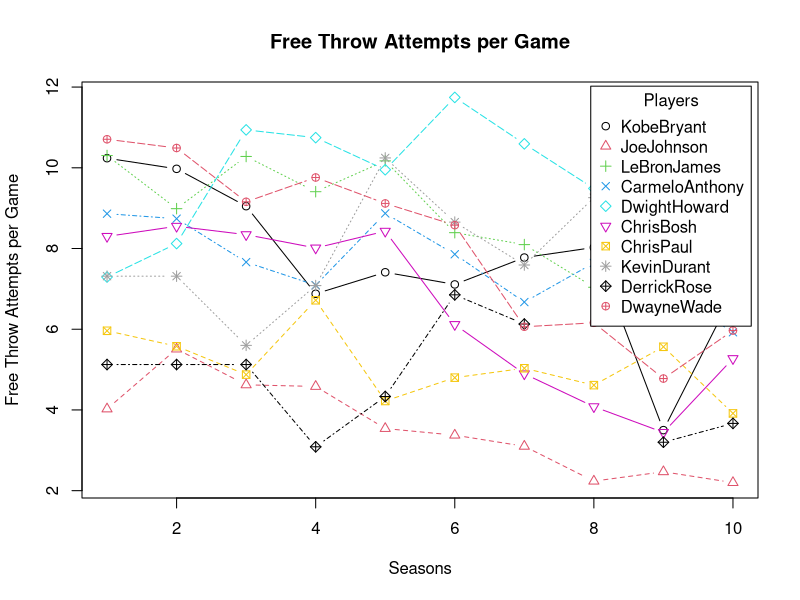
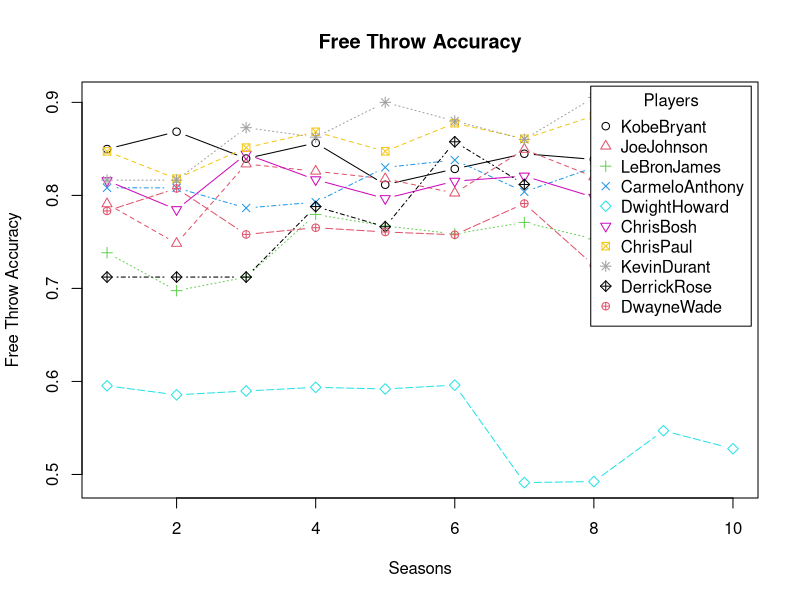

These figures' R source, in order:
# Load the provided data
# Seasons
Seasons <- c("2005","2006","2007","2008","2009","2010","2011","2012","2013","2014")

# Players
Players <- c("KobeBryant","JoeJohnson","LeBronJames","CarmeloAnthony","DwightHoward","ChrisBosh","ChrisPaul","KevinDurant","DerrickRose","DwayneWade")

# Games 
KobeBryant_G <- c(80,77,82,82,73,82,58,78,6,35)
JoeJohnson_G <- c(82,57,82,79,76,72,60,72,79,80)
LeBronJames_G <- c(79,78,75,81,76,79,62,76,77,69)
CarmeloAnthony_G <- c(80,65,77,66,69,77,55,67,77,40)
DwightHoward_G <- c(82,82,82,79,82,78,54,76,71,41)
ChrisBosh_G <- c(70,69,67,77,70,77,57,74,79,44)
ChrisPaul_G <- c(78,64,80,78,45,80,60,70,62,82)
KevinDurant_G <- c(35,35,80,74,82,78,66,81,81,27)
DerrickRose_G <- c(40,40,40,81,78,81,39,0,10,51)
DwayneWade_G <- c(75,51,51,79,77,76,49,69,54,62)

# Matrix for Games
Games <- rbind(KobeBryant_G, JoeJohnson_G, LeBronJames_G, CarmeloAnthony_G, DwightHoward_G, ChrisBosh_G, ChrisPaul_G, KevinDurant_G, DerrickRose_G, DwayneWade_G)
colnames(Games) <- Seasons
rownames(Games) <- Players

# Free Throws
KobeBryant_FT <- c(696,667,623,483,439,483,381,525,18,196)
JoeJohnson_FT <- c(261,235,316,299,220,195,158,132,159,141)
LeBronJames_FT <- c(601,489,549,594,593,503,387,403,439,375)
CarmeloAnthony_FT <- c(573,459,464,371,508,507,295,425,459,189)
DwightHoward_FT <- c(356,390,529,504,483,546,281,355,349,143)
ChrisBosh_FT <- c(474,463,472,504,470,384,229,241,223,179)
ChrisPaul_FT <- c(394,292,332,455,161,337,260,286,295,289)
KevinDurant_FT <- c(209,209,391,452,756,594,431,679,703,146)
DerrickRose_FT <- c(146,146,146,197,259,476,194,0,27,152)
DwayneWade_FT <- c(629,432,354,590,534,494,235,308,189,284)

# Matrix for Free Throws
free_throws <- rbind(KobeBryant_FT, JoeJohnson_FT, LeBronJames_FT, CarmeloAnthony_FT, DwightHoward_FT, ChrisBosh_FT, ChrisPaul_FT, KevinDurant_FT, DerrickRose_FT, DwayneWade_FT)
colnames(free_throws) <- Seasons
rownames(free_throws) <- Players

# Free Throw Attempts
KobeBryant_FTA <- c(819,768,742,564,541,583,451,626,21,241)
JoeJohnson_FTA <- c(330,314,379,362,269,243,186,161,195,176)
LeBronJames_FTA <- c(814,701,771,762,773,663,502,535,585,528)
CarmeloAnthony_FTA <- c(709,568,590,468,612,605,367,512,541,237)
DwightHoward_FTA <- c(598,666,897,849,816,916,572,721,638,271)
ChrisBosh_FTA <- c(581,590,559,617,590,471,279,302,272,232)
ChrisPaul_FTA <- c(465,357,390,524,190,384,302,323,345,321)
KevinDurant_FTA <- c(256,256,448,524,840,675,501,750,805,171)
DerrickRose_FTA <- c(205,205,205,250,338,555,239,0,32,187)
DwayneWade_FTA <- c(803,535,467,771,702,652,297,425,258,370)

# Matrix for Free Throw Attempts
free_throws_attempts <- rbind(KobeBryant_FTA, JoeJohnson_FTA, LeBronJames_FTA, CarmeloAnthony_FTA, DwightHoward_FTA, ChrisBosh_FTA, ChrisPaul_FTA, KevinDurant_FTA, DerrickRose_FTA, DwayneWade_FTA)
colnames(free_throws_attempts) <- Seasons
rownames(free_throws_attempts) <- Players

# Calculate Free Throw Attempts per Game
free_throw_attempts_per_game <- free_throws_attempts / Games

# Calculate Free Throw Accuracy
free_throw_accuracy <- free_throws / free_throws_attempts

# Plot Free Throw Attempts per Game
matplot(t(free_throw_attempts_per_game), type = "b", pch = 1:10, col = 1:10, xlab = "Seasons", ylab = "Free Throw Attempts per Game", main = "Free Throw Attempts per Game")
legend("topright", inset = 0.01, legend = rownames(free_throws_attempts), col = 1:10, pch = 1:10, title = "Players")

# Plot Free Throw Accuracy
matplot(t(free_throw_accuracy), type = "b", pch = 1:10, col = 1:10, xlab = "Seasons", ylab = "Free Throw Accuracy", main = "Free Throw Accuracy")
legend("topright", inset = 0.01, legend = rownames(free_throws), col = 1:10, pch = 1:10, title = "Players")
